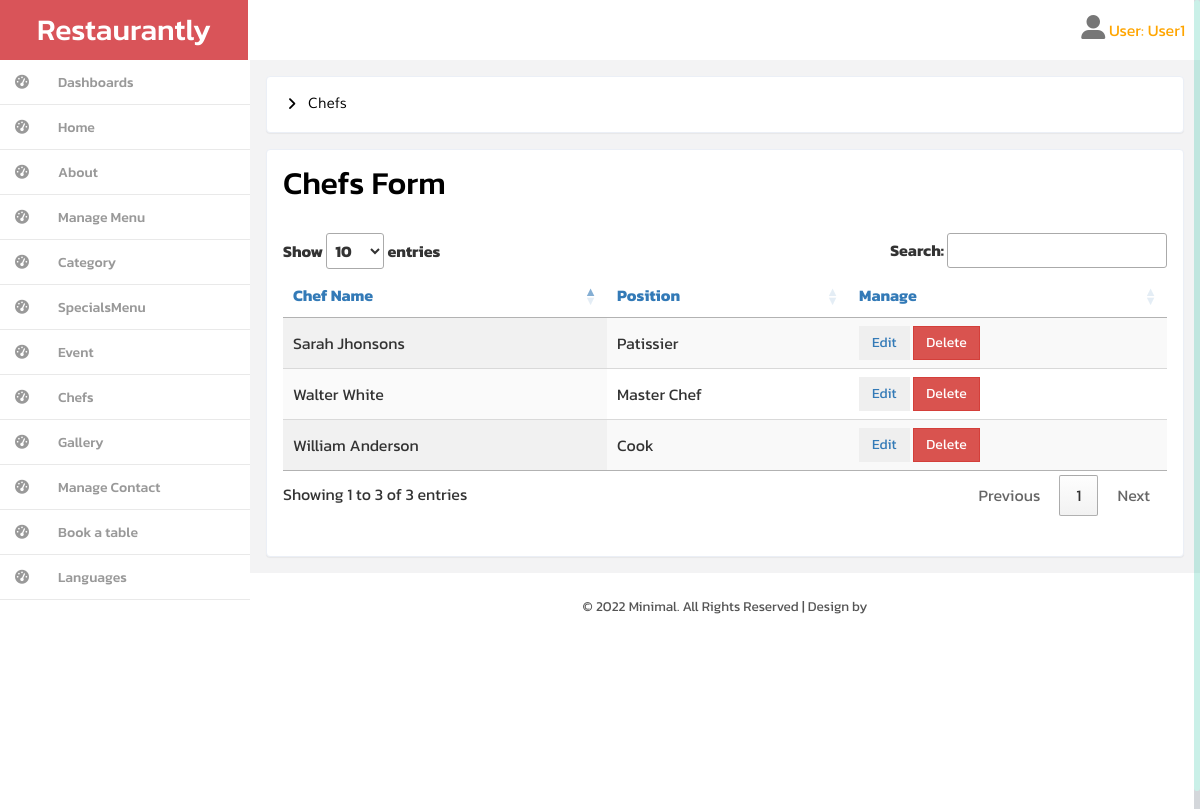
The page /backend/chefs_list.php?action=en (signed in) on the database its author committed.
### tables this page shows
CREATE TABLE `chefs` (
  `id` int(11) NOT NULL,
  `chefs_name` varchar(55) NOT NULL,
  `chefs_position` varchar(155) NOT NULL,
  `chefs_img` varchar(255) NOT NULL
);

### backend/chefs_list.php (the view, shortened to what this page needs)
<!DOCTYPE HTML>
<html>
<head><?php include("inc_header.php"); ?></head>
<body>
    <div id="wrapper">
        <?php
        include("inc_left_menu.php");
        include "../connect/connect.php";
        ?>
        <?php
        if (isset($_GET['action'])) {
            $sql = $conn->prepare("SELECT * FROM chefs");
            $sql->execute();
            switch ($_GET) {
                case ($_GET['action'] == 'en');
        ?>
                    <div id="wrapper">
                        <div id="page-wrapper" class="gray-bg dashbard-1">
                            <div class="content-main">
                                <div class="banner">
                                    <h2>
                                        <i class="fa fa-angle-right"></i>
                                        <span>Chefs</span>
                                    </h2>
                                </div>
                                <div class="grid-form">
                                    <div class="grid-form1">
                                        <h3 id="forms-example" class="">Chefs Form</h3>
                                        <form>
                                            <div class="card-body">
                                                <div class="table-responsive">
                                                    <table id="tablelist_menu" class="display" style="width: 100%;">
                                                        <thead class=" text-primary">
                                                            <th>Chef Name</th>
                                                            <th>Position</th>
                                                            <th>Manage</th>
                                                        </thead>
                                                        <tbody>
                                                            <?php
                                                            while ($data = $sql->fetch()) {
                                                            ?>
                                                                <tr>
                                                                    <td><?php echo $data['chefs_name']; ?></td>
                                                                    <td><?php echo $data['chefs_position']; ?></td>
                                                                    <td>
                                                                        <a href="edit_chefs.php?id=<?php echo $data['id']; ?>&action=en">
                                                                            <button class="btn btn-secondary" type="button"> Edit</button>
                                                                        </a>
                                                                        <a href="./Delete/deleteChefsEng.php?id=<?php echo $data['id']; ?>&action=en">
                                                                            <button class="btn btn-danger" type="button" onclick="return Myfunction()"> Delete </button>
                                                                        </a>
                                                                    </td>
                                                                </tr>
                                                            <?php  } ?>
                                                        </tbody>
                                                    </table>
                                                </div>
                                            </div>
                                    </div>
                                </div>
                                <?php break; ?>
                                    <?php break;
                            } ?>
                                <?php } ?>
                                <?php include("inc_copy.php"); ?>
                                        </div>
                                    </div>
                                </div>
                            </div>
</body>
</html>

### backend/css/style.css (style rules this page uses)
h4, h5, h6, h1, h2, h3 { margin: 0; }
html, body { font-family: 'Kanit', sans-serif; font-size: 100%; background:#F3F3F4; overflow-x: hidden; }
body a { transition:0.5s all; -webkit-transition:0.5s all; -moz-transition:0.5s all; -o-transition:0.5s all; -ms-transition:0.5s all; }
div#wrapper { background-color: #fff; }
@media (min-width: 768px) { #page-wrapper { position: inherit; margin: 0 0 0 240px; min-height: 1000px; } }
.content-main { background-color: #F3F3F4; padding-top: 1em; }
.banner { background: #fff; display: block; margin: 0em 1em ; padding:1em; border: 1px solid #ebeff6; border-color: #ebeff6; border-radius: 4px; -webkit-border-radius: 4px; -o-border-radius: 4px; -moz-border-radius: 4px; -ms-border-radius: 4px; -webkit-box-shadow: 0 1px 1px rgba(0,0,0,.05); box-shadow: 0 1px 1px rgba(0,0,0,.05); }
.banner h2 { font-size:0.9em; }
.banner h2 span { color:#000; font-family: 'Muli-Regular'; padding:0.3em ; }
.banner h2 i { color:#000; vertical-align:middle; padding:0.3em ; }
.grid-form { padding: 1em; }
.grid-form1 { background: #fff; margin-bottom: 1em; padding: 1em; border: 1px solid #ebeff6; border-radius: 4px; -webkit-border-radius: 4px; -o-border-radius: 4px; -moz-border-radius: 4px; -ms-border-radius: 4px; -webkit-box-shadow: 0 1px 1px rgba(0,0,0,.05); box-shadow: 0 1px 1px rgba(0,0,0,.05); }
.grid-form1:last-child { margin-bottom: 0em; }
.grid-form1 h3 { color: #000; font-size:2em; margin-bottom: 1em; }
.grid-form1 form { margin: 1.5em 0; }
.btn { border-radius: 0px; outline: none; }

### backend/css/custom.css (style rules this page uses)
#wrapper { width: 100%; }
#page-wrapper { min-height: 568px; }
@media (min-width:768px) { #page-wrapper { position: inherit; margin: 0 0 0 250px; } }

### rows shown on the page
chefs: chefs_name "Walter White", chefs_position "Master Chef"
chefs: chefs_name "Sarah Jhonsons", chefs_position "Patissier"
chefs: chefs_name "William Anderson", chefs_position "Cook"

### other values the page prints
$_SESSION["name"] "User1"
